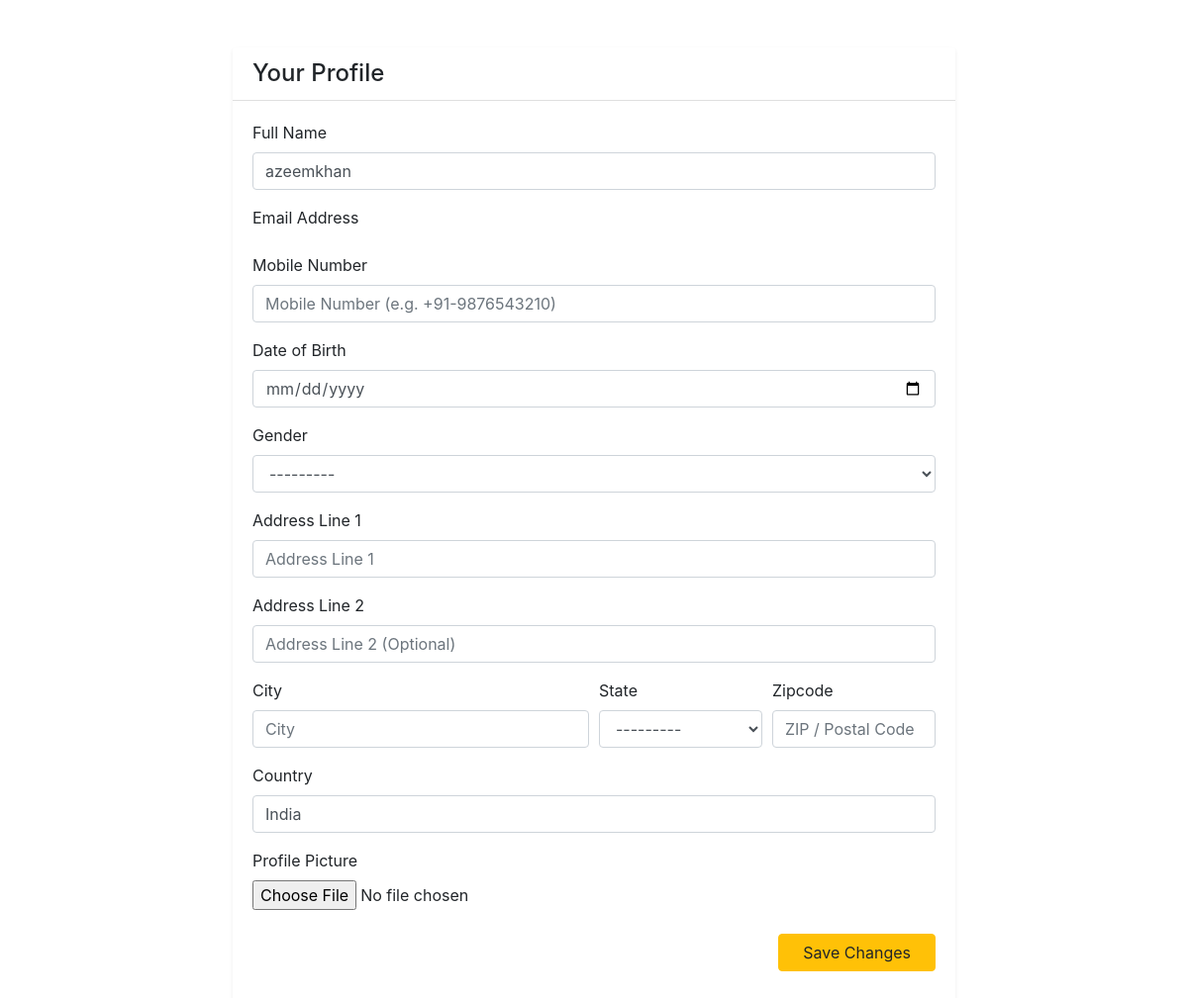
The page /update_profile/ (signed in) on the database its author committed.
### Alibaba/models.py (models this page shows, shortened)
class ProfileModel(models.Model):
    user = models.OneToOneField(User, on_delete=models.CASCADE, primary_key=True)
    name = models.CharField(max_length=100)
    email = models.EmailField(max_length=254,null = True)
    mobile = models.CharField(max_length=15)
    date_of_birth = models.DateField(null=True, blank=True)
    gender = models.CharField(max_length=10, choices=[('Male', 'Male'), ('Female', 'Female'), ('Other', 'Other')], blank=True)
    address_line1 = models.CharField("Address Line 1", max_length=255)
    address_line2 = models.CharField("Address Line 2", max_length=255, blank=True)
    city = models.CharField(max_length=100)
    state = models.CharField(max_length=2, choices=STATE_CHOICES)
    zipcode = models.CharField(max_length=10)
    country = models.CharField(max_length=100, default='India')
    profile_picture = models.ImageField(upload_to='profileImage', null=True, blank=True)
    date_created = models.DateTimeField(auto_now_add=True)
    date_updated = models.DateTimeField(auto_now=True)
    class Meta:
        unique_together=('user',)

### Alibaba/views.py (the view)
# urls.py: path('update_profile/',views.update_profile,name="update_profile"),
def update_profile(request):
        profile = ProfileModel.objects.get(user= request.user)
        if request.method=='POST':
            form=ProfileForm(request.POST,request.FILES,instance = profile)
            if form.is_valid():
                form.save()
                return redirect('profile')
        else:
            form = ProfileForm(instance=profile)
        return render(request,'Alibaba/updateprofile.html',context={"form":form,"message":messages})

### Alibaba/context_processors.py (called while the page is built)
def get_items_count(request):
    cart_count = 0
    if request.user.is_authenticated:
        cart = Cart.objects.filter(user=request.user, is_ordered=False).first()
        if cart:
            cart_count = CartItem.objects.filter(cart=cart).count()
    return {'cart_count': cart_count}

def get_category_list(request):
    category = Category.objects.all()
    return {'category':category}

### Alibaba/templates/Alibaba/updateprofile.html (shortened to what this page needs)
{% extends "Alibaba/base.html" %}
{% load crispy_forms_tags %}
{% load widget_tweaks %}
{% block content %}
<div class="container mt-5 mb-5">
    <div class="row justify-content-center">
        <div class="col-md-8">
            <div class="card shadow-sm border-0">
                <div class="card-header bg-white">
                    <h4 class="mb-0">Your Profile</h4>
                </div>
                <div class="card-body">
                    <form method="POST" enctype="multipart/form-data" novalidate>
                        <div class="form-group">
                            <label for="id_name">Full Name</label>
                            {{ form.name|add_class:"form-control" }}
                        </div>
                        <div class="form-group">
                            <label for="id_email">Email Address</label>
                        </div>
                        <div class="form-group">
                            <label for="id_mobile">Mobile Number</label>
                            {{ form.mobile|add_class:"form-control" }}
                        </div>
                        <div class="form-group">
                            <label for="id_date_of_birth">Date of Birth</label>
                            {{ form.date_of_birth|add_class:"form-control" }}
                        </div>
                        <div class="form-group">
                            <label for="id_gender">Gender</label>
                            {{ form.gender|add_class:"form-control" }}
                        </div>
                        <div class="form-group">
                            <label for="id_address_line1">Address Line 1</label>
                            {{ form.address_line1|add_class:"form-control" }}
                        </div>
                        <div class="form-group">
                            <label for="id_address_line2">Address Line 2</label>
                            {{ form.address_line2|add_class:"form-control" }}
                        </div>
                        <div class="form-row">
                            <div class="form-group col-md-6">
                                <label for="id_city">City</label>
                                {{ form.city|add_class:"form-control" }}
                            </div>
                            <div class="form-group col-md-3">
                                <label for="id_state">State</label>
                                {{ form.state|add_class:"form-control" }}
                            </div>
                            <div class="form-group col-md-3">
                                <label for="id_zipcode">Zipcode</label>
                                {{ form.zipcode|add_class:"form-control" }}
                            </div>
                        </div>
                        <div class="form-group">
                            <label for="id_country">Country</label>
                            {{ form.country|add_class:"form-control" }}
                        </div>
                        <div class="form-group">
                            <label for="id_profile_picture">Profile Picture</label>
                            {{ form.profile_picture|add_class:"form-control-file" }}
                        </div>
                        <div class="form-group text-right mt-4">
                            <button type="submit" class="btn btn-warning px-4">Save Changes</button>
                        </div>
                    </form>
                </div>
            </div>
        </div>
    </div>
</div>
{% endblock %}

### rows shown on the page
ProfileModel: name "azeemkhan", gender "---------", state "---------", country "India"
